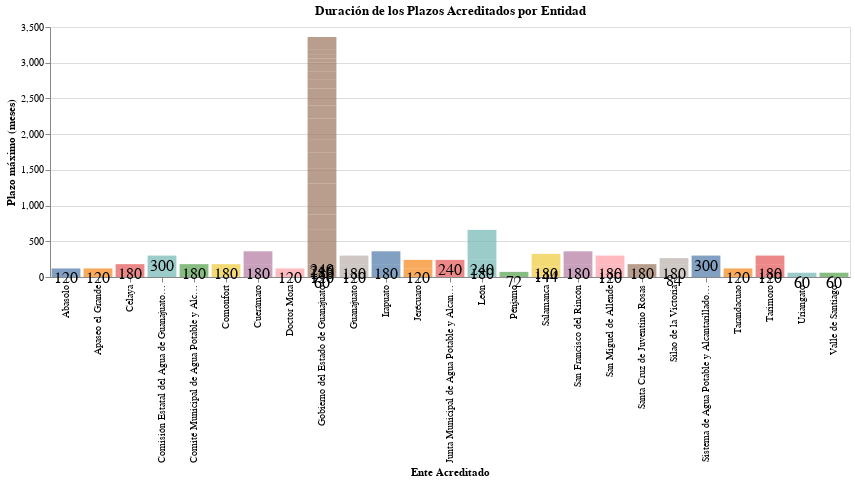

The code cell stored with this chart in its notebook:
### Code cell
#¿Cuál es la media de los Plazos máximos en meses por Ente Acreditado?
d = alt.Chart(Datos).mark_bar(fillOpacity = 0.70).encode(
    x = alt.X('Ente_Acreditado', title = 'Ente Acreditado'),
    y = alt.Y('Plazo_máximo_meses', title = 'Plazo máximo (meses)'),
    color = alt.Color('Ente_Acreditado', legend = None),
)
e = alt.Chart(Datos).mark_text(size = 16, dy=10).encode(
    x = alt.X('Ente_Acreditado'),
    y = alt.Y('Plazo_máximo_meses'),
    text = alt.Text('max(Plazo_máximo_meses)'),
)
f = alt.layer(d, e).properties(
    title = 'Duración de los Plazos Acreditados por Entidad',
    height = 250,
    width = 800,)
f
